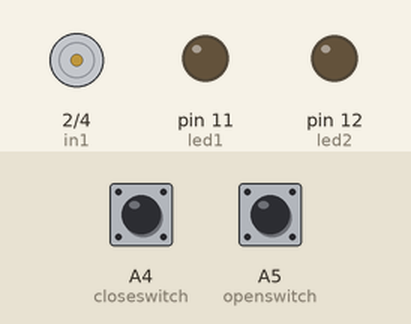
Recording of a sketch running on a simulated Arduino Uno, built with avr-gcc and run on an emulated ATmega328P. Parts: motor-driver pin pairs drawn as motors (green arrow = first pin HIGH = forward, orange = second pin HIGH = backward, longer = more drive), output pins drawn as LEDs (lit = HIGH). The inputs (shaded band) are chosen by the test bench; at power-on: A4 (closeswitch) LOW, A5 (openswitch) LOW.

Above: at 1.2 s.
1.3 s: A4 (closeswitch) pulled HIGH for 0.15 s
At 1.42 s:
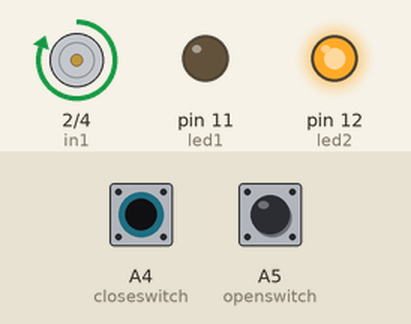
3.0 s: A5 (openswitch) pulled HIGH for 0.15 s
At 3.12 s:
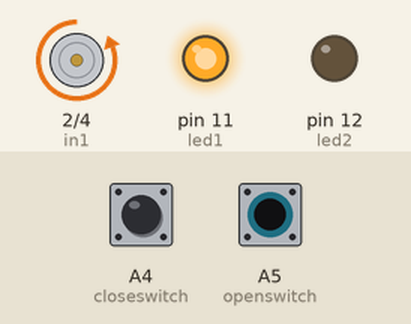
4.7 s: A4 (closeswitch) pulled HIGH for 1 s
At 6.7 s:
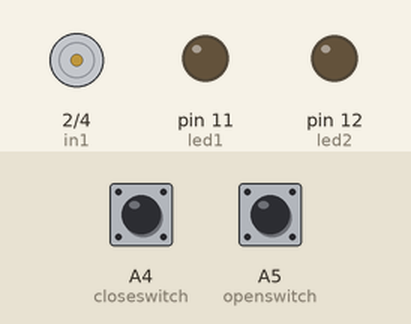
7.2 s: A5 (openswitch) pulled HIGH for 1 s
At 7.8 s:
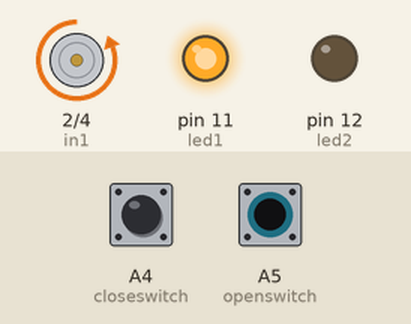
Timing chart, 0 to 10.2 s (numbered marks = the images above; inputs shaded):
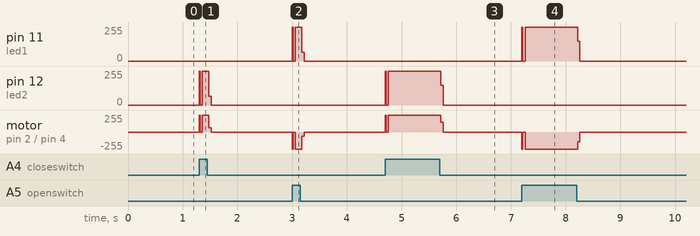

Measured:
- after the input at 1.3 s, pin 12 (led2): 0/255 → 255/255 at once, → 0/255 0.18 s later; motor on pin 2 (in1) / pin 4 (in2): stopped → forward 255/255 at once, → stopped 0.18 s later
- after the input at 3.0 s, pin 11 (led1): 0/255 → 255/255 at once, → 0/255 0.18 s later; motor on pin 2 (in1) / pin 4 (in2): stopped → backward 255/255 at once, → stopped 0.18 s later
- after the input at 4.7 s, pin 12 (led2): 0/255 → 255/255 at once, → 0/255 1.0 s later; motor on pin 2 (in1) / pin 4 (in2): stopped → forward 255/255 at once, → stopped 1.0 s later
- after the input at 7.2 s, pin 11 (led1): 0/255 → 255/255 at once, → 0/255 1.0 s later; motor on pin 2 (in1) / pin 4 (in2): stopped → backward 255/255 at once, → stopped 1.0 s later

The sketch:

RF_KONTROLLU_KAPI_KOD.ino
```cpp
int openswitch = A5;
int closeswitch = A4;
int led1=11;
int led2=12;
int in1=2;
int in2=4;

void setup() {
  pinMode(openswitch, INPUT);
  pinMode(closeswitch, INPUT);
  pinMode(led1, OUTPUT);
  pinMode(led2, OUTPUT);
  pinMode(in1, OUTPUT);
  pinMode(in2, OUTPUT);
  digitalWrite(in1,0);
  digitalWrite(in2,0);
}
void loop()
{
 int openy=digitalRead(openswitch);
 int closy=digitalRead(closeswitch);

if(openy ==1 && closy == 1)
 {
  digitalWrite(in1,0);
  digitalWrite(in2,0);
 }
 else if(openy==1)
 {
  digitalWrite(led1,HIGH);
  digitalWrite(in2,1);
  delay(10);
  digitalWrite(in1,0);
  digitalWrite(in2,0);
  digitalWrite(led1,LOW);
 }
 else if(closy==1)
 {
  digitalWrite(led2,HIGH);
  digitalWrite(in1,1);
  digitalWrite(in2,0);
  delay(10);
  digitalWrite(in1,0);
  digitalWrite(in2,0);
  digitalWrite(led2,LOW);
 }
 else
 {
  digitalWrite(in1,0);
  digitalWrite(in2,0);
 }
}
```
